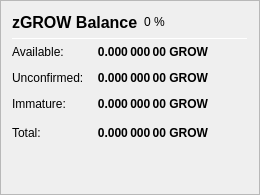
                   <widget class="QFrame" name="frame_ZerocoinBalances">
                    <property name="frameShape">
                     <enum>QFrame::StyledPanel</enum>
                    </property>
                    <property name="frameShadow">
                     <enum>QFrame::Raised</enum>
                    </property>
                    <layout class="QVBoxLayout" name="verticalLayout_7">
                     <item>
                      <layout class="QHBoxLayout" name="horizontalLayout_8" stretch="0,0,0">
                       <item>
                        <widget class="QLabel" name="label_5z_3">
                         <property name="minimumSize">
                          <size>
                           <width>0</width>
                           <height>20</height>
                          </size>
                         </property>
                         <property name="font">
                          <font>
                           <pointsize>12</pointsize>
                           <weight>75</weight>
                           <bold>true</bold>
                          </font>
                         </property>
                         <property name="text">
                          <string>zGROW Balance</string>
                         </property>
                        </widget>
                       </item>
                       <item>
                        <widget class="QLabel" name="labelzGROWPercent">
                         <property name="text">
                          <string notr="true">0 %</string>
                         </property>
                        </widget>
                       </item>
                       <item>
                        <spacer name="horizontalSpacer_11">
                         <property name="orientation">
                          <enum>Qt::Horizontal</enum>
                         </property>
                         <property name="sizeHint" stdset="0">
                          <size>
                           <width>40</width>
                           <height>20</height>
                          </size>
                         </property>
                        </spacer>
                       </item>
                      </layout>
                     </item>
                     <item>
                      <widget class="Line" name="line_ZerocoinBalance">
                       <property name="minimumSize">
                        <size>
                         <width>0</width>
                         <height>1</height>
                        </size>
                       </property>
                       <property name="maximumSize">
                        <size>
                         <width>16777215</width>
                         <height>1</height>
                        </size>
                       </property>
                       <property name="orientation">
                        <enum>Qt::Horizontal</enum>
                       </property>
                      </widget>
                     </item>
                     <item>
                      <layout class="QGridLayout" name="gridLayout_5">
                       <property name="spacing">
                        <number>12</number>
                       </property>
                       <item row="1" column="0">
                        <widget class="QLabel" name="labelzBalanceMatureText">
                         <property name="toolTip">
                          <string>Mature: more than 20 confirmation and more than 1 mint of the same denomination after it was minted.
These zGROW are spendable.</string>
                         </property>
                         <property name="text">
                          <string>Available:</string>
                         </property>
                        </widget>
                       </item>
                       <item row="1" column="1">
                        <widget class="QLabel" name="labelzBalanceMature">
                         <property name="font">
                          <font>
                           <weight>75</weight>
                           <bold>true</bold>
                          </font>
                         </property>
                         <property name="toolTip">
                          <string>Mature: more than 20 confirmation and more than 1 mint of the same denomination after it was minted.
These zGROW are spendable.</string>
                         </property>
                         <property name="text">
                          <string notr="true">0.000 000 00 GROW</string>
                         </property>
                         <property name="alignment">
                          <set>Qt::AlignRight|Qt::AlignTrailing|Qt::AlignVCenter</set>
                         </property>
                        </widget>
                       </item>
                       <item row="2" column="0">
                        <widget class="QLabel" name="labelzBalanceUnconfirmedText">
                         <property name="toolTip">
                          <string>Unconfirmed: less than 20 confirmations
Immature: confirmed, but less than 1 mint of the same denomination after it was minted</string>
                         </property>
                         <property name="text">
                          <string>Unconfirmed:</string>
                         </property>
                        </widget>
                       </item>
                       <item row="2" column="1">
                        <widget class="QLabel" name="labelzBalanceUnconfirmed">
                         <property name="font">
                          <font>
                           <weight>75</weight>
                           <bold>true</bold>
                          </font>
                         </property>
                         <property name="toolTip">
                          <string>Unconfirmed: less than 20 confirmations
Immature: confirmed, but less than 1 mint of the same denomination after it was minted</string>
                         </property>
                         <property name="text">
                          <string notr="true">0.000 000 00 GROW</string>
                         </property>
                         <property name="alignment">
                          <set>Qt::AlignRight|Qt::AlignTrailing|Qt::AlignVCenter</set>
                         </property>
                        </widget>
                       </item>
                       <item row="3" column="0">
                        <widget class="QLabel" name="labelzBalanceImmatureText">
                         <property name="toolTip">
                          <string>Unconfirmed: less than 20 confirmations
Immature: confirmed, but less than 1 mint of the same denomination after it was minted</string>
                         </property>
                         <property name="text">
                          <string>Immature:</string>
                         </property>
                        </widget>
                       </item>
                       <item row="3" column="1">
                        <widget class="QLabel" name="labelzBalanceImmature">
                         <property name="font">
                          <font>
                           <weight>75</weight>
                           <bold>true</bold>
                          </font>
                         </property>
                         <property name="toolTip">
                          <string>Unconfirmed: less than 20 confirmations
Immature: confirmed, but less than 1 mint of the same denomination after it was minted</string>
                         </property>
                         <property name="text">
                          <string notr="true">0.000 000 00 GROW</string>
                         </property>
                         <property name="alignment">
                          <set>Qt::AlignRight|Qt::AlignTrailing|Qt::AlignVCenter</set>
                         </property>
                        </widget>
                       </item>
                       <item row="4" column="0">
                        <widget class="QLabel" name="labelzBalanceText">
                         <property name="toolTip">
                          <string>Your current zGROW balance, unconfirmed and immature zGROW included.</string>
                         </property>
                         <property name="text">
                          <string>Total:</string>
                         </property>
                        </widget>
                       </item>
                       <item row="4" column="1">
                        <widget class="QLabel" name="labelzBalance">
                         <property name="font">
                          <font>
                           <weight>75</weight>
                           <bold>true</bold>
                          </font>
                         </property>
                         <property name="cursor">
                          <cursorShape>IBeamCursor</cursorShape>
                         </property>
                         <property name="toolTip">
                          <string>Your current zGROW balance, unconfirmed and immature zGROW included.</string>
                         </property>
                         <property name="text">
                          <string notr="true">0.000 000 00 GROW</string>
                         </property>
                         <property name="alignment">
                          <set>Qt::AlignRight|Qt::AlignTrailing|Qt::AlignVCenter</set>
                         </property>
                         <property name="textInteractionFlags">
                          <set>Qt::LinksAccessibleByMouse|Qt::TextSelectableByKeyboard|Qt::TextSelectableByMouse</set>
                         </property>
                        </widget>
                       </item>
                       <item row="4" column="2">
                        <spacer name="horizontalSpacer_4">
                         <property name="orientation">
                          <enum>Qt::Horizontal</enum>
                         </property>
                         <property name="sizeHint" stdset="0">
                          <size>
                           <width>40</width>
                           <height>20</height>
                          </size>
                         </property>
                        </spacer>
                       </item>
                      </layout>
                     </item>
                     <item>
                      <spacer name="verticalSpacer_4">
                       <property name="orientation">
                        <enum>Qt::Vertical</enum>
                       </property>
                       <property name="sizeHint" stdset="0">
                        <size>
                         <width>20</width>
                         <height>40</height>
                        </size>
                       </property>
                      </spacer>
                     </item>
                    </layout>
                   </widget>
